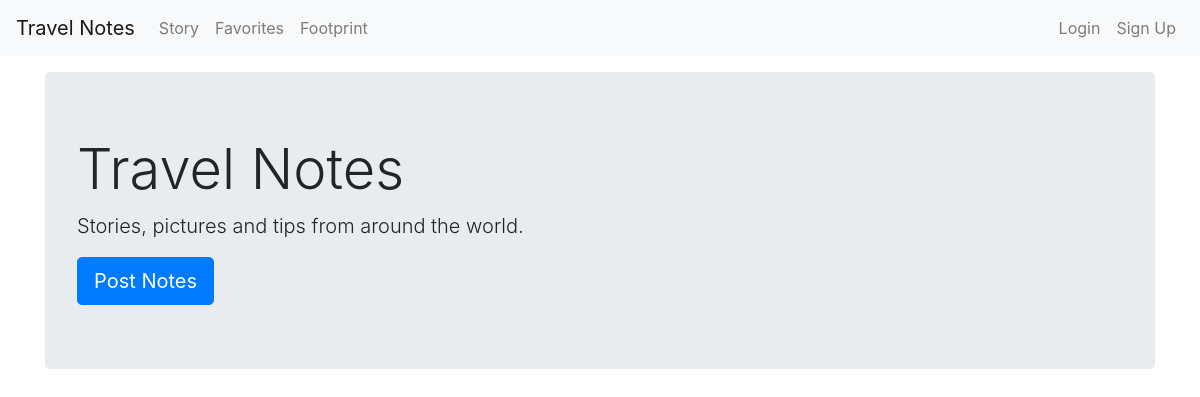
Before: /home/ with the older database file.
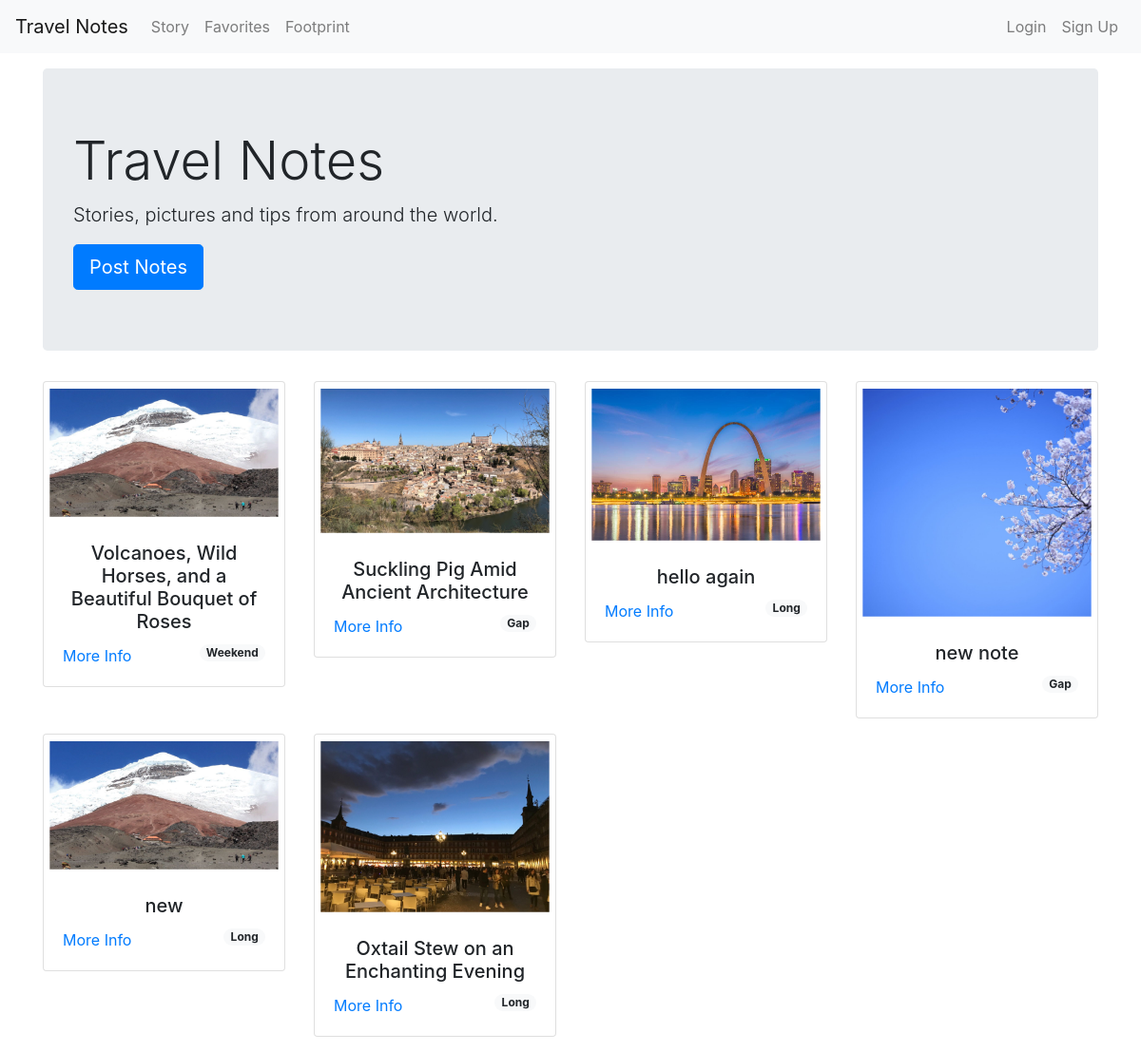
After: the same page with the newer database file.
### notes/models.py (models this page shows, shortened)
class Note(models.Model):
	author = models.ForeignKey(settings.AUTH_USER_MODEL, on_delete = models.CASCADE)
	title = models.CharField(max_length = 200)
	text = models.TextField()
	created_date = models.DateTimeField(default = timezone.now)
	cover = models.ImageField(upload_to = 'images/', default = '/images/default.jpeg')
	tag = models.CharField(max_length = 20, default='Weekend Break')

### data/views.py (the view)
# urls.py: path('', views.show_home_page),
def show_home_page(request):
    posts = Note.objects.order_by('created_date')
    return render(request, 'home.html', {'posts': posts})

### templates/home.html (shortened to what this page needs)
{% extends 'base.html' %}
{% block content %}
<div class="jumbotron">
    <h1 class="display-4">Travel Notes</h1>
    <p class="lead">Stories, pictures and tips from around the world.</p>
    <a class="btn btn-primary btn-lg" href="{% url 'post_new' %}" role="button">Post Notes</a>
</div>
<div class="row">
{% for post in posts %}
<div class="col-lg-3 col-md-6">
	<div class="card" style="margin-bottom: 1rem;">
		<img src="{{ post.cover.url}}" alt="{{ post.title }}" class="card-img-top" style="padding: 2.5%">
		<div class="card-body">
			<h5 class="card-title text-center">{{ post.title }}</h5>
			<a href="{% url 'post_detail' pk=post.pk %}" class="card-link" role="button">More Info</a>
			<span class="badge badge-pill badge-light float-right">{{ post.tag }}</span>
		</div>
	</div>
</div>
{% endfor %}
</div>
{% endblock %}

### templates/base.html (shortened to what this page needs)
<!DOCTYPE html>
<html lang="en">
<head>
    {% load static %}
    <link rel="stylesheet" href="https://stackpath.bootstrapcdn.com/bootstrap/4.4.1/css/bootstrap.min.css">
</head>
<body>
{% include 'navbar.html' %}
<div class="container">
        {% block content %}{% endblock content %}
        {% load static %}
    </div>
</body>
</html>

### templates/navbar.html
<nav class="navbar navbar-expand-lg navbar-light bg-light mb-3">
    <a class="navbar-brand" href="/home">Travel Notes</a>
    <div class="navbar-nav">
        <a class="nav-item nav-link" href="/notes">Story</a>
        <a class="nav-item nav-link" href="/favorites">Favorites</a>
        <a class="nav-item nav-link" href="/footprint">Footprint</a>
    </div>
    <div class="navbar-nav ml-auto">
        {% if user.is_authenticated %}
            <a class="nav-item nav-link" href="#">Hello, {{ user.username }}</a>
            <a class="nav-item nav-link" href="/accounts/logout">Logout</a>
        {% else %}
            <a class="nav-item nav-link" href="/accounts/login">Login</a>
            <a class="nav-item nav-link" href="/home/signup">Sign Up</a>
        {% endif %}
    </div>
</nav>

Changed rows visible on the page:
added Note: cover (picture), title "Volcanoes, Wild Horses, and a Beautiful Bouquet of Roses", tag "Weekend"
added Note: cover (picture), title "Suckling Pig Amid Ancient Architecture", tag "Gap"
added Note: cover (placeholder picture), title "hello again", tag "Long"
added Note: cover (picture), title "new note", tag "Gap"
added Note: cover (picture), title "new", tag "Long"
added Note: cover (picture), title "Oxtail Stew on an Enchanting Evening", tag "Long"
